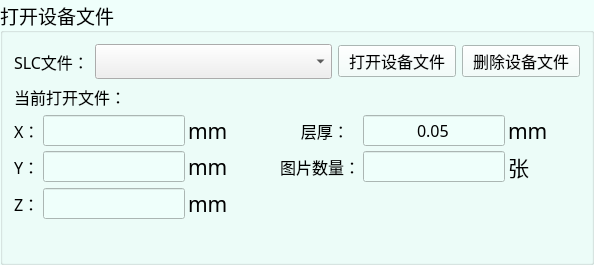
               <widget class="QGroupBox" name="groupBox_4">
                <property name="palette">
                 <palette>
                  <active>
                   <colorrole role="Button">
                    <brush brushstyle="SolidPattern">
                     <color alpha="255">
                      <red>239</red>
                      <green>255</green>
                      <blue>251</blue>
                     </color>
                    </brush>
                   </colorrole>
                   <colorrole role="Text">
                    <brush brushstyle="SolidPattern">
                     <color alpha="255">
                      <red>255</red>
                      <green>0</green>
                      <blue>255</blue>
                     </color>
                    </brush>
                   </colorrole>
                   <colorrole role="Base">
                    <brush brushstyle="SolidPattern">
                     <color alpha="255">
                      <red>239</red>
                      <green>255</green>
                      <blue>251</blue>
                     </color>
                    </brush>
                   </colorrole>
                   <colorrole role="Window">
                    <brush brushstyle="SolidPattern">
                     <color alpha="255">
                      <red>239</red>
                      <green>255</green>
                      <blue>251</blue>
                     </color>
                    </brush>
                   </colorrole>
                   <colorrole role="PlaceholderText">
                    <brush brushstyle="SolidPattern">
                     <color alpha="128">
                      <red>255</red>
                      <green>0</green>
                      <blue>255</blue>
                     </color>
                    </brush>
                   </colorrole>
                  </active>
                  <inactive>
                   <colorrole role="Button">
                    <brush brushstyle="SolidPattern">
                     <color alpha="255">
                      <red>239</red>
                      <green>255</green>
                      <blue>251</blue>
                     </color>
                    </brush>
                   </colorrole>
                   <colorrole role="Text">
                    <brush brushstyle="SolidPattern">
                     <color alpha="255">
                      <red>255</red>
                      <green>0</green>
                      <blue>255</blue>
                     </color>
                    </brush>
                   </colorrole>
                   <colorrole role="Base">
                    <brush brushstyle="SolidPattern">
                     <color alpha="255">
                      <red>239</red>
                      <green>255</green>
                      <blue>251</blue>
                     </color>
                    </brush>
                   </colorrole>
                   <colorrole role="Window">
                    <brush brushstyle="SolidPattern">
                     <color alpha="255">
                      <red>239</red>
                      <green>255</green>
                      <blue>251</blue>
                     </color>
                    </brush>
                   </colorrole>
                   <colorrole role="PlaceholderText">
                    <brush brushstyle="SolidPattern">
                     <color alpha="128">
                      <red>255</red>
                      <green>0</green>
                      <blue>255</blue>
                     </color>
                    </brush>
                   </colorrole>
                  </inactive>
                  <disabled>
                   <colorrole role="Button">
                    <brush brushstyle="SolidPattern">
                     <color alpha="255">
                      <red>239</red>
                      <green>255</green>
                      <blue>251</blue>
                     </color>
                    </brush>
                   </colorrole>
                   <colorrole role="Text">
                    <brush brushstyle="SolidPattern">
                     <color alpha="255">
                      <red>120</red>
                      <green>120</green>
                      <blue>120</blue>
                     </color>
                    </brush>
                   </colorrole>
                   <colorrole role="Base">
                    <brush brushstyle="SolidPattern">
                     <color alpha="255">
                      <red>239</red>
                      <green>255</green>
                      <blue>251</blue>
                     </color>
                    </brush>
                   </colorrole>
                   <colorrole role="Window">
                    <brush brushstyle="SolidPattern">
                     <color alpha="255">
                      <red>239</red>
                      <green>255</green>
                      <blue>251</blue>
                     </color>
                    </brush>
                   </colorrole>
                   <colorrole role="PlaceholderText">
                    <brush brushstyle="SolidPattern">
                     <color alpha="128">
                      <red>0</red>
                      <green>0</green>
                      <blue>0</blue>
                     </color>
                    </brush>
                   </colorrole>
                  </disabled>
                 </palette>
                </property>
                <property name="font">
                 <font>
                  <family>AcadEref</family>
                  <pointsize>14</pointsize>
                 </font>
                </property>
                <property name="title">
                 <string>打开设备文件</string>
                </property>
                <layout class="QVBoxLayout" name="verticalLayout_5" stretch="1,1,3,1">
                 <item>
                  <layout class="QHBoxLayout" name="horizontalLayout_9" stretch="1,6,3,3">
                   <item>
                    <widget class="QLabel" name="label_56">
                     <property name="font">
                      <font>
                       <family>新宋体</family>
                       <pointsize>12</pointsize>
                      </font>
                     </property>
                     <property name="text">
                      <string>SLC文件：</string>
                     </property>
                    </widget>
                   </item>
                   <item>
                    <widget class="QComboBox" name="comboBox_slc_file_list">
                     <property name="styleSheet">
                      <string notr="true">selection-color: rgb(0, 0, 0);</string>
                     </property>
                    </widget>
                   </item>
                   <item>
                    <widget class="QPushButton" name="btn_open_device_file">
                     <property name="font">
                      <font>
                       <family>新宋体</family>
                       <pointsize>12</pointsize>
                      </font>
                     </property>
                     <property name="text">
                      <string>打开设备文件</string>
                     </property>
                    </widget>
                   </item>
                   <item>
                    <widget class="QPushButton" name="btn_delete_device_file">
                     <property name="font">
                      <font>
                       <family>新宋体</family>
                       <pointsize>12</pointsize>
                      </font>
                     </property>
                     <property name="text">
                      <string>删除设备文件</string>
                     </property>
                    </widget>
                   </item>
                  </layout>
                 </item>
                 <item>
                  <widget class="QLabel" name="label_current_slc_file">
                   <property name="font">
                    <font>
                     <family>新宋体</family>
                     <pointsize>12</pointsize>
                    </font>
                   </property>
                   <property name="text">
                    <string>当前打开文件：</string>
                   </property>
                  </widget>
                 </item>
                 <item>
                  <layout class="QGridLayout" name="gridLayout" columnstretch="2,20,2,4,20,2">
                   <property name="horizontalSpacing">
                    <number>3</number>
                   </property>
                   <property name="verticalSpacing">
                    <number>5</number>
                   </property>
                   <item row="1" column="0">
                    <widget class="QLabel" name="label_4">
                     <property name="font">
                      <font>
                       <family>新宋体</family>
                       <pointsize>12</pointsize>
                      </font>
                     </property>
                     <property name="text">
                      <string>Y：</string>
                     </property>
                    </widget>
                   </item>
                   <item row="1" column="1">
                    <widget class="QLineEdit" name="lineEdit_model_y">
                     <property name="font">
                      <font>
                       <family>新宋体</family>
                       <pointsize>12</pointsize>
                      </font>
                     </property>
                     <property name="styleSheet">
                      <string notr="true">background-color: rgb(239, 255, 251);</string>
                     </property>
                     <property name="alignment">
                      <set>Qt::AlignCenter</set>
                     </property>
                     <property name="readOnly">
                      <bool>true</bool>
                     </property>
                    </widget>
                   </item>
                   <item row="2" column="0">
                    <widget class="QLabel" name="label_5">
                     <property name="font">
                      <font>
                       <family>新宋体</family>
                       <pointsize>12</pointsize>
                      </font>
                     </property>
                     <property name="text">
                      <string>Z：</string>
                     </property>
                    </widget>
                   </item>
                   <item row="0" column="2">
                    <widget class="QLabel" name="label_20">
                     <property name="font">
                      <font>
                       <family>新宋体</family>
                       <pointsize>16</pointsize>
                      </font>
                     </property>
                     <property name="text">
                      <string>mm         </string>
                     </property>
                    </widget>
                   </item>
                   <item row="0" column="4">
                    <widget class="QLineEdit" name="lineEdit_thinkness">
                     <property name="font">
                      <font>
                       <family>新宋体</family>
                       <pointsize>12</pointsize>
                      </font>
                     </property>
                     <property name="styleSheet">
                      <string notr="true">background-color: rgb(239, 255, 251);</string>
                     </property>
                     <property name="text">
                      <string>0.05</string>
                     </property>
                     <property name="alignment">
                      <set>Qt::AlignCenter</set>
                     </property>
                     <property name="readOnly">
                      <bool>true</bool>
                     </property>
                    </widget>
                   </item>
                   <item row="1" column="4">
                    <widget class="QLineEdit" name="lineEdit_slice_num">
                     <property name="font">
                      <font>
                       <family>新宋体</family>
                       <pointsize>12</pointsize>
                      </font>
                     </property>
                     <property name="styleSheet">
                      <string notr="true">background-color: rgb(239, 255, 251);</string>
                     </property>
                     <property name="alignment">
                      <set>Qt::AlignCenter</set>
                     </property>
                     <property name="readOnly">
                      <bool>true</bool>
                     </property>
                    </widget>
                   </item>
                   <item row="1" column="5">
                    <widget class="QLabel" name="label_19">
                     <property name="font">
                      <font>
                       <family>新宋体</family>
                       <pointsize>16</pointsize>
                      </font>
                     </property>
                     <property name="text">
                      <string>张</string>
                     </property>
                    </widget>
                   </item>
                   <item row="2" column="2">
                    <widget class="QLabel" name="label_22">
                     <property name="font">
                      <font>
                       <family>新宋体</family>
                       <pointsize>16</pointsize>
                      </font>
                     </property>
                     <property name="text">
                      <string>mm</string>
                     </property>
                    </widget>
                   </item>
                   <item row="2" column="1">
                    <widget class="QLineEdit" name="lineEdit_model_z">
                     <property name="font">
                      <font>
                       <family>新宋体</family>
                       <pointsize>12</pointsize>
                      </font>
                     </property>
                     <property name="styleSheet">
                      <string notr="true">background-color: rgb(239, 255, 251);</string>
                     </property>
                     <property name="alignment">
                      <set>Qt::AlignCenter</set>
                     </property>
                     <property name="readOnly">
                      <bool>true</bool>
                     </property>
                    </widget>
                   </item>
                   <item row="0" column="1">
                    <widget class="QLineEdit" name="lineEdit_model_x">
                     <property name="font">
                      <font>
                       <family>新宋体</family>
                       <pointsize>12</pointsize>
                      </font>
                     </property>
                     <property name="styleSheet">
                      <string notr="true">background-color: rgb(239, 255, 251);</string>
                     </property>
                     <property name="alignment">
                      <set>Qt::AlignCenter</set>
                     </property>
                     <property name="readOnly">
                      <bool>true</bool>
                     </property>
                    </widget>
                   </item>
                   <item row="1" column="2">
                    <widget class="QLabel" name="label_21">
                     <property name="font">
                      <font>
                       <family>新宋体</family>
                       <pointsize>16</pointsize>
                      </font>
                     </property>
                     <property name="text">
                      <string>mm</string>
                     </property>
                    </widget>
                   </item>
                   <item row="0" column="0">
                    <widget class="QLabel" name="label_3">
                     <property name="font">
                      <font>
                       <family>新宋体</family>
                       <pointsize>12</pointsize>
                      </font>
                     </property>
                     <property name="text">
                      <string>X：</string>
                     </property>
                    </widget>
                   </item>
                   <item row="0" column="5">
                    <widget class="QLabel" name="label_14">
                     <property name="font">
                      <font>
                       <family>新宋体</family>
                       <pointsize>16</pointsize>
                      </font>
                     </property>
                     <property name="text">
                      <string>mm      </string>
                     </property>
                    </widget>
                   </item>
                   <item row="0" column="3">
                    <widget class="QLabel" name="label_13">
                     <property name="font">
                      <font>
                       <family>新宋体</family>
                       <pointsize>12</pointsize>
                      </font>
                     </property>
                     <property name="text">
                      <string>     层厚：</string>
                     </property>
                    </widget>
                   </item>
                   <item row="1" column="3">
                    <widget class="QLabel" name="label_pic_num">
                     <property name="font">
                      <font>
                       <family>新宋体</family>
                       <pointsize>12</pointsize>
                      </font>
                     </property>
                     <property name="text">
                      <string>图片数量：</string>
                     </property>
                    </widget>
                   </item>
                  </layout>
                 </item>
                 <item>
                  <widget class="QLabel" name="label_85">
                   <property name="text">
                    <string/>
                   </property>
                  </widget>
                 </item>
                </layout>
               </widget>
